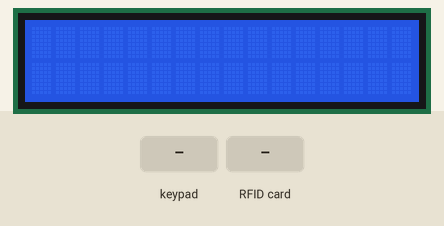
The sketch below on a simulated Arduino Uno, built with avr-gcc and run on an emulated ATmega328P. On the bench: 16×2 character LCD. The inputs (shaded band) are chosen by the test bench. What the sketch prints to the serial monitor is not drawn.

Above: at 1.2 s.
1.3 s: key 'A' pressed
At 1.9 s:
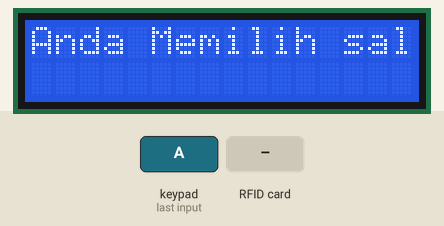
2.8 s: RFID card 5E 7A 19 C4 held to the reader
At 4.2 s:
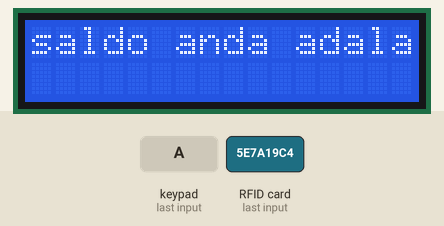
5.8 s: key 'C' pressed
At 6.3 s:
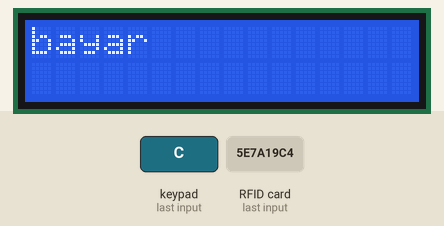
7.3 s: RFID card 5E 7A 19 C4 held to the reader
At 8.0 s:
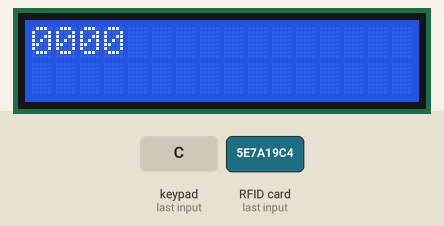
10.3 s: key 'B' pressed
At 11.5 s:
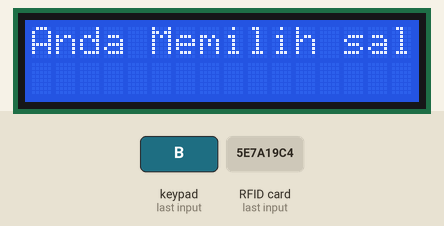
Timing chart, 0 to 12.8 s (numbered marks = the images above; inputs shaded):
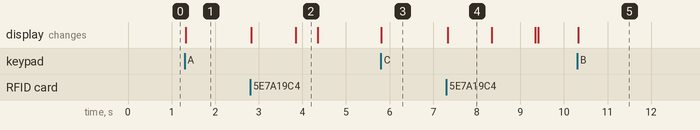

The sketch:

bayar_isisaldo.ino
```cpp
#include <LiquidCrystal_I2C.h>
#include <Keypad.h>
#include <Wire.h>
#include <PN532_I2C.h>// terhubung ke pn532 dengan sambungan I2C (bisa dengan spi atau hsu)
#include <PN532.h>
PN532_I2C pn532i2c(Wire);
PN532 nfc(pn532i2c);

char customKey ;

const byte ROWS = 4;
const byte COLS = 4;

char hexaKeys[ROWS][COLS] = {
  {'1', '2', '3', 'A'},
  {'4', '5', '6', 'B'},
  {'7', '8', '9', 'C'},
  {'*', '0', '#', 'D'}
};

byte rowPins[ROWS] = {11,10, 9, 8};
byte colPins[COLS] = { 7, 6, 5, 4};

Keypad customKeypad = Keypad(makeKeymap(hexaKeys), rowPins, colPins, ROWS, COLS);

LiquidCrystal_I2C lcd(0x27, 16, 2);

long saldo;
long saldo_paling_akhir;
String input;

void setup(void) {
  Serial.begin(115200);
  Serial.println("Hello!");
  lcd.init();
  lcd.backlight();
  nfc.begin();
  uint32_t versiondata = nfc.getFirmwareVersion();
  nfc.SAMConfig();  // configure board to read RFID tags

}
// saya menggunakan keypad untuk memilih nominal saldo yang ingin di top-up, begitupun untuk memilih menu bayar dan cek saldo
// tekan A => isi saldo 50k
// tekan B => isi saldo 25k
//tekan C => membayar
//tekan D=> cek saldo
// data saldo disimpan ke kartu di blok 1 sector 4 (bisa disimpan di sektor manapun)
// karna satu blok maksimal nilai decimal 255 (16 byte) ,maka maksimal saldo yang bisa ditop-up adalah 255k
// nilai saldo untuk di-print: nilai_decimal*1000


void loop(void) {
        customKey = customKeypad.getKey();
      if (customKey=='A'){
      lcd.print("Anda Memilih saldo 50k");
      isi_saldo();
      long saldo_akhir = saldo*1000 ;
      saldo_paling_akhir += saldo_akhir;
      lcd.clear();
      lcd.print("saldo anda adalah");
      lcd.print(saldo_akhir);
      delay(500);
      lcd.clear();
        }

       if (customKey=='B'){
      lcd.print("Anda Memilih saldo 25k");
     // int saldo_awal = 25 ;
     // saldo += saldo_awal;
      isi_saldo();
     // long saldo_akhir = saldo*1000 ;
      //saldo_paling_akhir += saldo_akhir;
      lcd.clear();
      lcd.print("saldo anda adalah");
//      lcd.print(saldo_akhir);
      delay(500);
      lcd.clear();

        }

        if (customKey=='C'){
        lcd.print("bayar");
        bayar();
        int saldo_akhir = saldo*1000 ;
        lcd.print("saldo anda adalah");
        lcd.print(saldo_akhir);
        delay(1000);
        lcd.clear();
        }
          if (customKey=='D'){
      lcd.print("saldo anda adalah");
         cek_saldo();
         delay(1000);
         lcd.clear();
        }

  }

  void isi_saldo(){

   uint8_t success;
  uint8_t uid[] = { 0, 0, 0, 0, 0, 0, 0 };  // Buffer to store the returned UID
  uint8_t uidLength;                        // Length of the UID (4 or 7 bytes depending on ISO14443A card type)
//  digit = 2;
  success = nfc.readPassiveTargetID(PN532_MIFARE_ISO14443A, uid, &uidLength); // mendeteksi nfc reader

  if (success) {
    Serial.println("Found an ISO14443A card");
    Serial.print("  UID Length: ");Serial.print(uidLength, DEC);Serial.println(" bytes");
    Serial.print("  UID Value: ");
    nfc.PrintHex(uid, uidLength);
    Serial.println("");
   // saldo -= 5;


    if (uidLength == 4)
    {
      uint8_t keya[6] = { 0xFF, 0xFF, 0xFF, 0xFF, 0xFF, 0xFF };

      success = nfc.mifareclassic_AuthenticateBlock(uid, uidLength, 4, 0, keya); //mendeteksi blok 0 dan sektor 4

      if (success)
      {
        Serial.println("Sector 1 (Blocks 4..7) has been authenticated");
        lcd.clear();

        //saldo-=25 ;

        byte data[16] = {saldo , 0, 0, 0, 0, 0, 0, 0, 0, 0, 0, 0, 0, 0, 0, 0 } ;

        success = nfc.mifareclassic_ReadDataBlock(4, data); //baca data yang di blok

       long saldo_akhir = data[0]+25; //menambahkan saldo (menambahkan data yanga ada pada blok)

        byte buffer[16] = {saldo_akhir , 0, 0, 0, 0, 0, 0, 0, 0, 0, 0, 0, 0, 0, 0, 0 } ; // nilai data blok 0 yang terbaru (saldo_akhir)

        success = nfc.mifareclassic_WriteDataBlock (4, buffer);// menulis ulang data blok
        success = nfc.mifareclassic_ReadDataBlock(4, buffer);


        if (success)
        {
          // Data seems to have been read ... spit it out
          Serial.println("Reading Block 4:");
          nfc.PrintHexChar(data, 16);
          Serial.print(data[0]);
          lcd.clear();
          lcd.print(buffer[0]);
          lcd.print("000");
          Serial.println("");

          // Wait a bit before reading the card again
          delay(1000);
        }
      }
    }
  }
    }

  void bayar(){
  uint8_t success;
  uint8_t uid[] = { 0, 0, 0, 0, 0, 0, 0 };  // Buffer to store the returned UID
  uint8_t uidLength;                        // Length of the UID (4 or 7 bytes depending on ISO14443A card type)
//  digit = 2;
  success = nfc.readPassiveTargetID(PN532_MIFARE_ISO14443A, uid, &uidLength);

  if (success) {
    Serial.println("Found an ISO14443A card");
    Serial.print("  UID Length: ");Serial.print(uidLength, DEC);Serial.println(" bytes");
    Serial.print("  UID Value: ");
    nfc.PrintHex(uid, uidLength);
    Serial.println("");
   // saldo -= 5;


    if (uidLength == 4)
    {
      uint8_t keya[6] = { 0xFF, 0xFF, 0xFF, 0xFF, 0xFF, 0xFF };

      success = nfc.mifareclassic_AuthenticateBlock(uid, uidLength, 4, 0, keya);

      if (success)
      {
        Serial.println("Sector 1 (Blocks 4..7) has been authenticated");
        lcd.clear();


        byte data[16] = {saldo , 0, 0, 0, 0, 0, 0, 0, 0, 0, 0, 0, 0, 0, 0, 0 } ;

        success = nfc.mifareclassic_ReadDataBlock(4, data);

       long saldo_akhir = data[0]-25;// karna membayar maka data blok 0 dikurangi dengan nilai harga

        byte buffer[16] = {saldo_akhir , 0, 0, 0, 0, 0, 0, 0, 0, 0, 0, 0, 0, 0, 0, 0 } ;

        success = nfc.mifareclassic_WriteDataBlock (4, buffer);
        success = nfc.mifareclassic_ReadDataBlock(4, buffer);


        if (success)
        {
          // Data seems to have been read ... spit it out
          Serial.println("Reading Block 4:");
          nfc.PrintHexChar(data, 16);
          Serial.print(data[0]);
          lcd.clear();
          lcd.print(buffer[0]);
          lcd.print("000");
          Serial.println("");

          // Wait a bit before reading the card again
          delay(1000);
        }
      }
    }
  }

      }

      void cek_saldo(){
         uint8_t success;
  uint8_t uid[] = { 0, 0, 0, 0, 0, 0, 0 };  // Buffer to store the returned UID
  uint8_t uidLength;                        // Length of the UID (4 or 7 bytes depending on ISO14443A card type)
//  digit = 2;
  success = nfc.readPassiveTargetID(PN532_MIFARE_ISO14443A, uid, &uidLength);

  if (success) {
    Serial.println("Found an ISO14443A card");
    Serial.print("  UID Length: ");Serial.print(uidLength, DEC);Serial.println(" bytes");
    Serial.print("  UID Value: ");
    nfc.PrintHex(uid, uidLength);
    Serial.println("");


    if (uidLength == 4)
    {
      uint8_t keya[6] = { 0xFF, 0xFF, 0xFF, 0xFF, 0xFF, 0xFF };

      success = nfc.mifareclassic_AuthenticateBlock(uid, uidLength, 4, 0, keya);

      if (success)
      {
        byte data[16] = {saldo , 0, 0, 0, 0, 0, 0, 0, 0, 0, 0, 0, 0, 0, 0, 0 } ;

        success = nfc.mifareclassic_ReadDataBlock(4, data); //karna hanya ingin mengecek saldo maka perintah yang ditulis cukup pembacaan data blok

        if (success)
        {
          // Data seems to have been read ... spit it out
          Serial.println("Reading Block 4:");
          nfc.PrintHexChar(data, 16);
          Serial.print(data[0]);
          lcd.clear();
          lcd.print(data[0]);//print nilai pada data blok (saldo)
          lcd.print("000");
          Serial.println("");

          // Wait a bit before reading the card again
          delay(1000);
        }
      }
    }
  }

        }
```

Measured:
- after the input at 1.3 s, the display: changes at once (image 1)
- after the input at 2.8 s, the display: first changes at once (image 2 shows a later state)
- after the input at 5.8 s, the display: changes at once (image 3)
- after the input at 7.3 s, the display: changes at once (image 4)
- after the input at 10.3 s, the display: changes at once (image 5)
- what the display in image 2 shows lasts 0.6 s, from 3.8 s to 4.4 s
- what the display in image 4 shows lasts 1.0 s, from 7.3 s to 8.3 s
